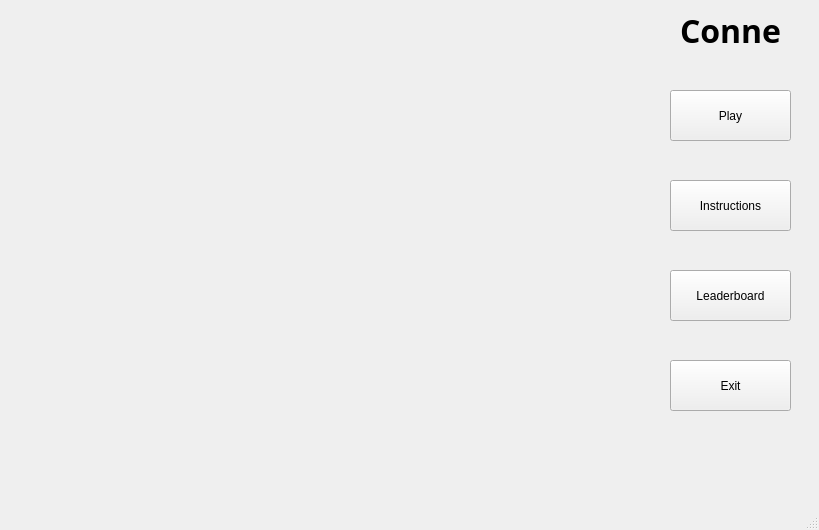
<?xml version="1.0" encoding="UTF-8"?>
<ui version="4.0">
 <class>MainWindow</class>
 <widget class="QMainWindow" name="MainWindow">
  <property name="geometry">
   <rect>
    <x>0</x>
    <y>0</y>
    <width>819</width>
    <height>530</height>
   </rect>
  </property>
  <property name="sizePolicy">
   <sizepolicy hsizetype="Fixed" vsizetype="Fixed">
    <horstretch>0</horstretch>
    <verstretch>0</verstretch>
   </sizepolicy>
  </property>
  <property name="windowTitle">
   <string>Connect 4</string>
  </property>
  <widget class="QWidget" name="centralWidget">
   <widget class="QPushButton" name="pushButton_play">
    <property name="geometry">
     <rect>
      <x>670</x>
      <y>90</y>
      <width>121</width>
      <height>51</height>
     </rect>
    </property>
    <property name="text">
     <string>Play</string>
    </property>
   </widget>
   <widget class="QLabel" name="label_picholder">
    <property name="geometry">
     <rect>
      <x>0</x>
      <y>-20</y>
      <width>651</width>
      <height>551</height>
     </rect>
    </property>
    <property name="text">
     <string/>
    </property>
    <property name="pixmap">
     <pixmap>Resources/Images/Connect4Board.PNG</pixmap>
    </property>
   </widget>
   <widget class="QPushButton" name="pushButton_leaderboard">
    <property name="geometry">
     <rect>
      <x>670</x>
      <y>270</y>
      <width>121</width>
      <height>51</height>
     </rect>
    </property>
    <property name="text">
     <string>Leaderboard</string>
    </property>
   </widget>
   <widget class="QPushButton" name="pushButton_instructions">
    <property name="geometry">
     <rect>
      <x>670</x>
      <y>180</y>
      <width>121</width>
      <height>51</height>
     </rect>
    </property>
    <property name="text">
     <string>Instructions</string>
    </property>
   </widget>
   <widget class="QPushButton" name="pushButton_exit">
    <property name="geometry">
     <rect>
      <x>670</x>
      <y>360</y>
      <width>121</width>
      <height>51</height>
     </rect>
    </property>
    <property name="text">
     <string>Exit</string>
    </property>
   </widget>
   <widget class="QLabel" name="label_picholder2">
    <property name="geometry">
     <rect>
      <x>0</x>
      <y>0</y>
      <width>821</width>
      <height>571</height>
     </rect>
    </property>
    <property name="text">
     <string/>
    </property>
    <property name="pixmap">
     <pixmap>Resources/Images/Solid_white.svg.png</pixmap>
    </property>
   </widget>
   <widget class="QLabel" name="label">
    <property name="geometry">
     <rect>
      <x>680</x>
      <y>10</y>
      <width>101</width>
      <height>41</height>
     </rect>
    </property>
    <property name="font">
     <font>
      <family>Agency FB</family>
      <pointsize>24</pointsize>
      <weight>75</weight>
      <bold>true</bold>
     </font>
    </property>
    <property name="text">
     <string>Connect4</string>
    </property>
    <property name="scaledContents">
     <bool>true</bool>
    </property>
    <property name="wordWrap">
     <bool>true</bool>
    </property>
   </widget>
   <zorder>label_picholder2</zorder>
   <zorder>pushButton_play</zorder>
   <zorder>label_picholder</zorder>
   <zorder>pushButton_leaderboard</zorder>
   <zorder>pushButton_instructions</zorder>
   <zorder>pushButton_exit</zorder>
   <zorder>label</zorder>
  </widget>
  <widget class="QStatusBar" name="statusBar"/>
 </widget>
 <layoutdefault spacing="6" margin="11"/>
 <resources>
  <include location="images.qrc"/>
 </resources>
 <connections/>
</ui>
